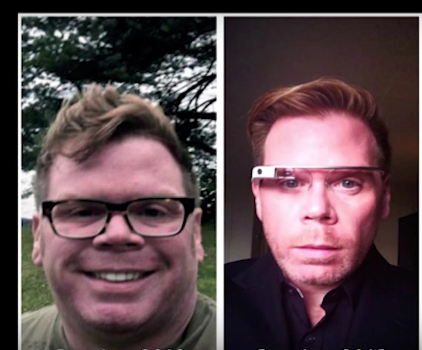
%> input picture images_P2/face.png, 422 x 350 px
$ octave --eval "ej21;"   (GNU Octave 9; MATLAB toolbox functions it lacks are replaced by stand-ins)
%> lines starting %> are read from the running program, lines starting %| are printed output that depends on the picture
function [] = ej21()
%EJ21 Summary of this function goes here
%   Detailed explanation goes here
    close all;
    im = imread('face.png');
%> im is the input picture: size 350x422x3 uint8; mean R, G, B 91.9, 72.2, 76.7
    imGray = rgb2gray(im);
    resizedIm = imresize(imGray, 2);
    mask_hor = [1 1 1 1 1];
    mask_hor = mask_hor / sum(mask_hor);

    smoothedGray1D_hor = imfilter(imGray, mask_hor);
    for i = 1:30 % B)
        smoothedGray1D_hor = imfilter(smoothedGray1D_hor, mask_hor);
    end

    mask_ver = [1; 1; 1; 1; 1;];
    mask_ver = mask_ver / sum(mask_ver);
    smoothedGray1D_ver = imfilter(imGray, mask_ver);
    for i = 1:30
        smoothedGray1D_ver = imfilter(smoothedGray1D_ver, mask_ver);
    end
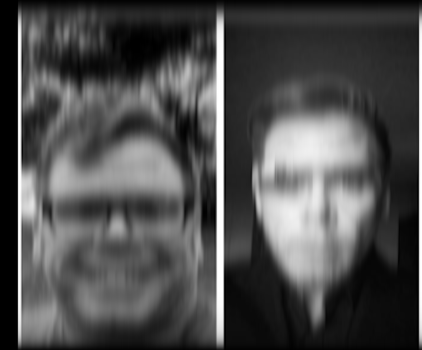
%> smoothedGray1D_ver: size 350x422 uint8; min 0, max 255, mean 77.9

    figure, subplot(3,3,2),imshow(im, []), title('Original image'),...
    subplot(3,3,4),imshow(imGray),  title('Gray image'),...
    subplot(3,3,5),imshow(resizedIm),title('Resized image'),...
    subplot(3,3,6),imshow(uint8(smoothedGray1D_hor)),title('Smoothed image'),...
    subplot(3,3,7),imhist(imGray), title('Histogram of Original im.'), ...
    subplot(3,3,8),imhist(resizedIm),title('Histogram of resized im.'),...
    subplot(3,3,9),imhist(uint8(smoothedGray1D_hor)),title ('Histogram of smoothed image');
%> after `title ('Histogram of smoothed image')`:
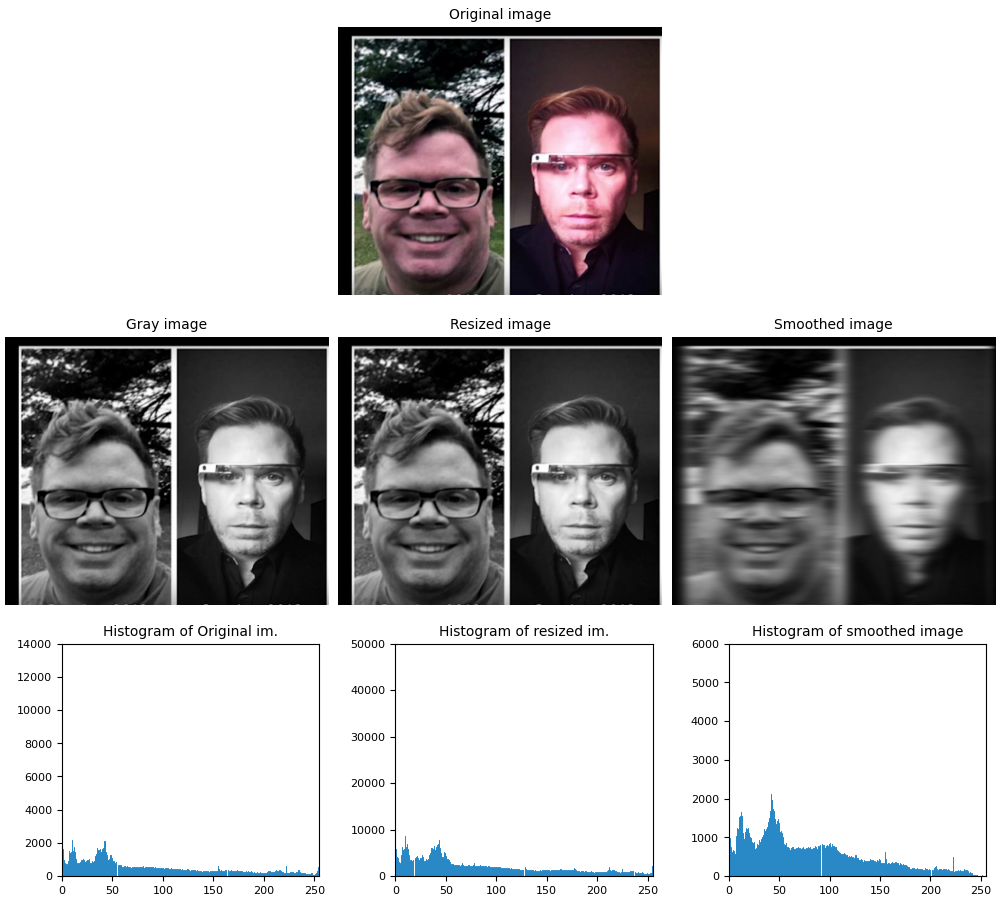
%> figure redrawn from the program's plot data, 7 panels

    % C)
    figure
    subplot(2,1,1)
    imshow(smoothedGray1D_hor)
    subplot(2,1,2)
    imshow(smoothedGray1D_ver)

    % D) begin
    im = imread('corals.jpg');
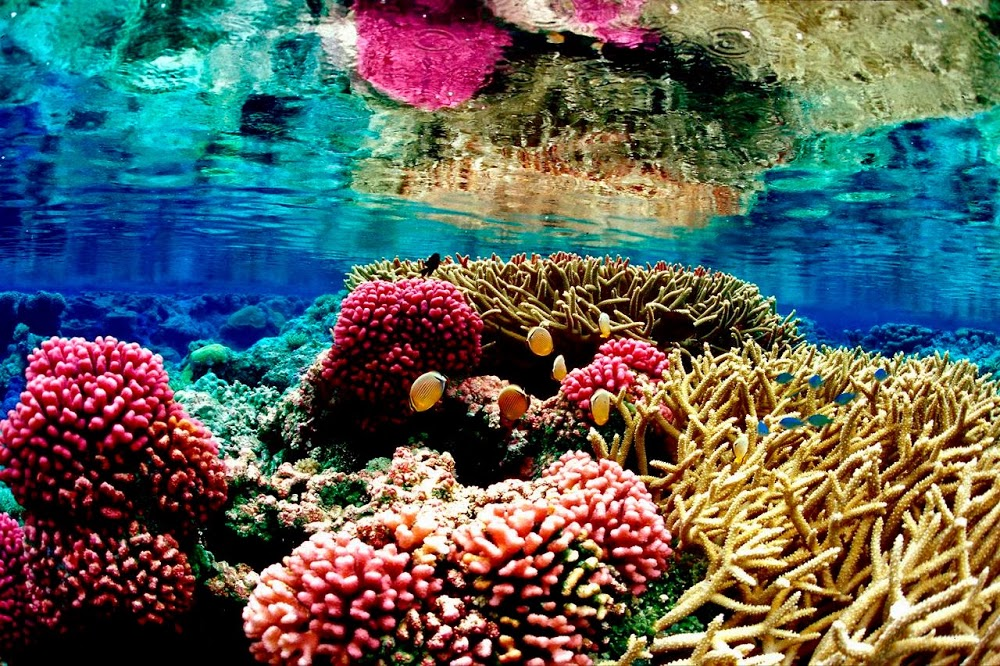
%> input picture images_P2/corals.jpg, 1000 x 666 px
%> im is the input picture: size 666x1000x3 uint8; mean R, G, B 90.9, 97.4, 92.3
    imGray = rgb2gray(im);
%> imGray: size 666x1000 uint8
    resizedIm = imresize(imGray, 2);
%> resizedIm: size 1332x2000 uint8

    smoothedGray1D_hor = imfilter(imGray, mask_hor);
%> smoothedGray1D_hor: size 666x1000 uint8
    for i = 1:30 % B)
        smoothedGray1D_hor = imfilter(smoothedGray1D_hor, mask_hor);
    end
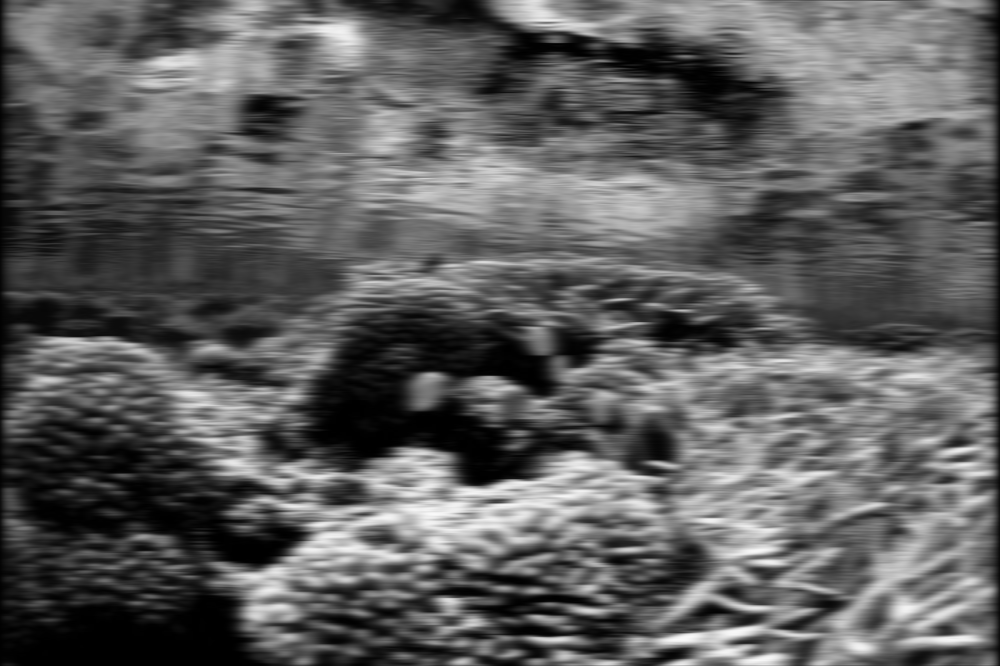
%> smoothedGray1D_hor: size 666x1000 uint8; min 0, max 250, mean 93.9

    smoothedGray1D_ver = imfilter(imGray, mask_ver);
%> smoothedGray1D_ver: size 666x1000 uint8
    for i = 1:30
        smoothedGray1D_ver = imfilter(smoothedGray1D_ver, mask_ver);
    end
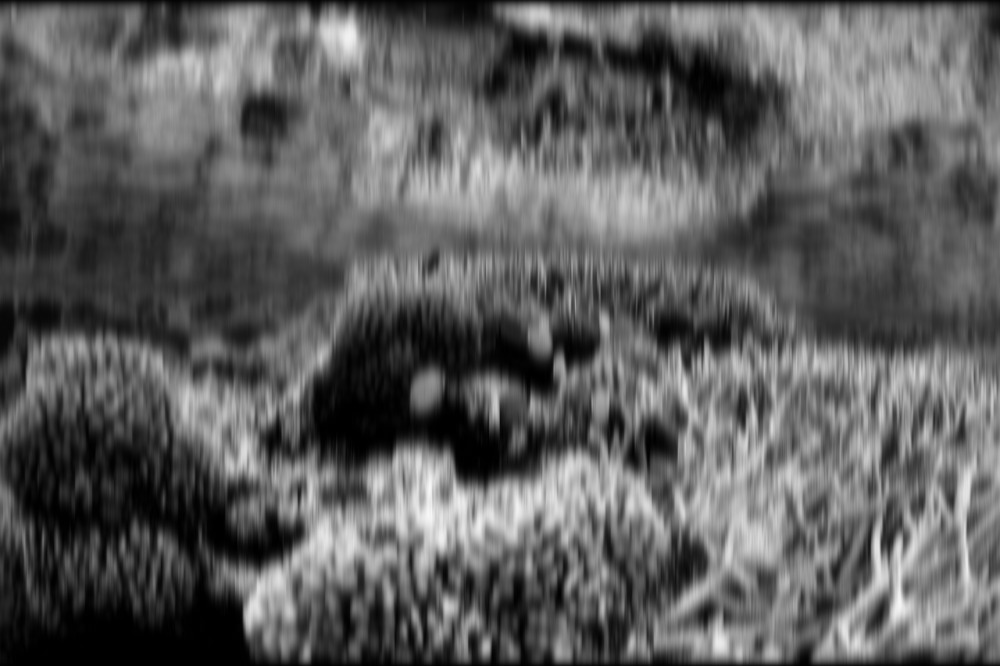
%> smoothedGray1D_ver: size 666x1000 uint8; min 0, max 248, mean 93.3

    figure, subplot(3,3,2),imshow(im, []), title('Original image'),...
    subplot(3,3,4),imshow(imGray),  title('Gray image'),...
    subplot(3,3,5),imshow(resizedIm),title('Resized image'),...
    subplot(3,3,6),imshow(uint8(smoothedGray1D_hor)),title('Smoothed image'),...
    subplot(3,3,7),imhist(imGray), title('Histogram of Original im.'), ...
    subplot(3,3,8),imhist(resizedIm),title('Histogram of resized im.'),...
    subplot(3,3,9),imhist(uint8(smoothedGray1D_hor)),title ('Histogram of smoothed image');
%> after `title ('Histogram of smoothed image')`:
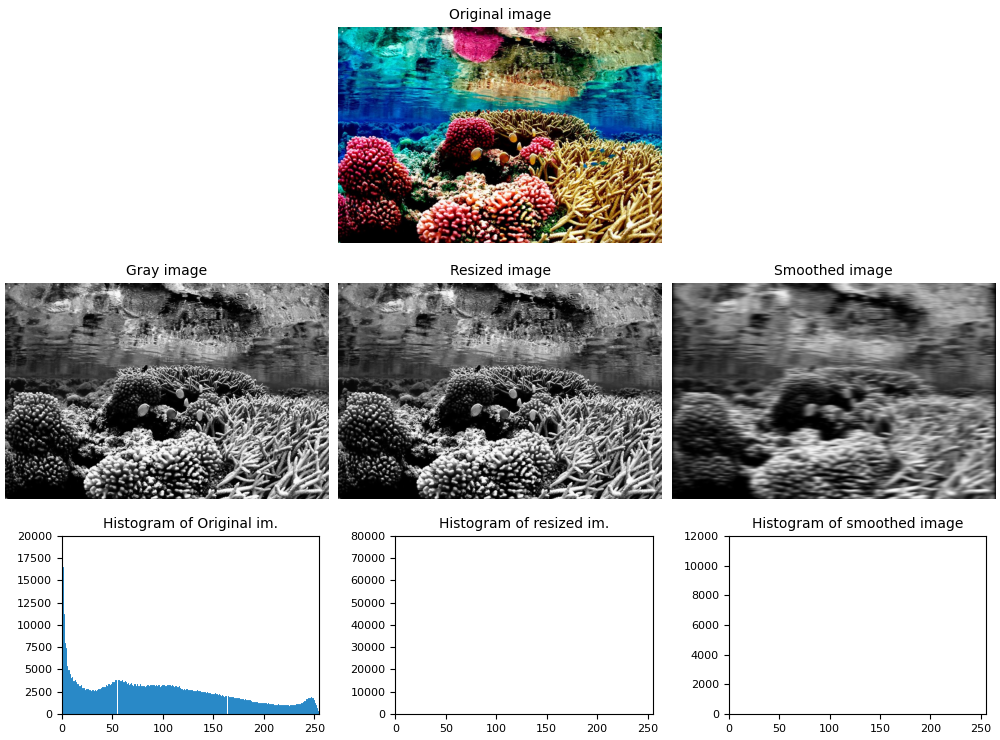
%> figure redrawn from the program's plot data, 7 panels

    % C)
    figure
    subplot(2,1,1)
    imshow(smoothedGray1D_hor)
    subplot(2,1,2)
    imshow(smoothedGray1D_ver)

    % D) end

    im = imread('face.png');
    imGray = rgb2gray(im);
    resizedIm = imresize(imGray, 2);

    % E)
    our_mask_a = ones(10); % 10x10
    our_mask_a = our_mask_a ./ sum(sum(our_mask_a));
    our_mask_b = ones(5);
    our_mask_b = our_mask_b ./ sum(sum(our_mask_b));

    figure
    subplot(1,2,1)
    imshow(imfilter(imGray, our_mask_a))
    title ('10x10');
    subplot(1,2,2)
    imshow(imfilter(imGray, our_mask_b))
    title('5x5');

    mask_a = [1 1 1 1 1; 1 1 1 1 1];
    mask_b = ones(5);

    figure
    subplot(1,2,1)
    imshow(imfilter(imGray, mask_a))
    title('Sin normalizar');
    subplot(1,2,2)
    mask_a = mask_a ./ sum(sum(mask_a));
    imshow(imfilter(imGray, mask_a))
    title('Normalizado');


    figure
    subplot(1,2,1)
    imshow(imfilter(imGray, mask_b))
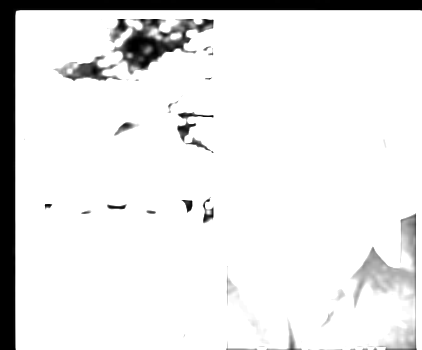
%> displayed picture: size 350x422, on the screen's scale of 0 to 255; min 0, max 255, mean 231.8
    title('Sin normalizar');
    subplot(1,2,2)
    mask_b = mask_b ./ sum(sum(mask_b));
    imshow(imfilter(imGray, mask_b))
    title('Normalizado');


end
